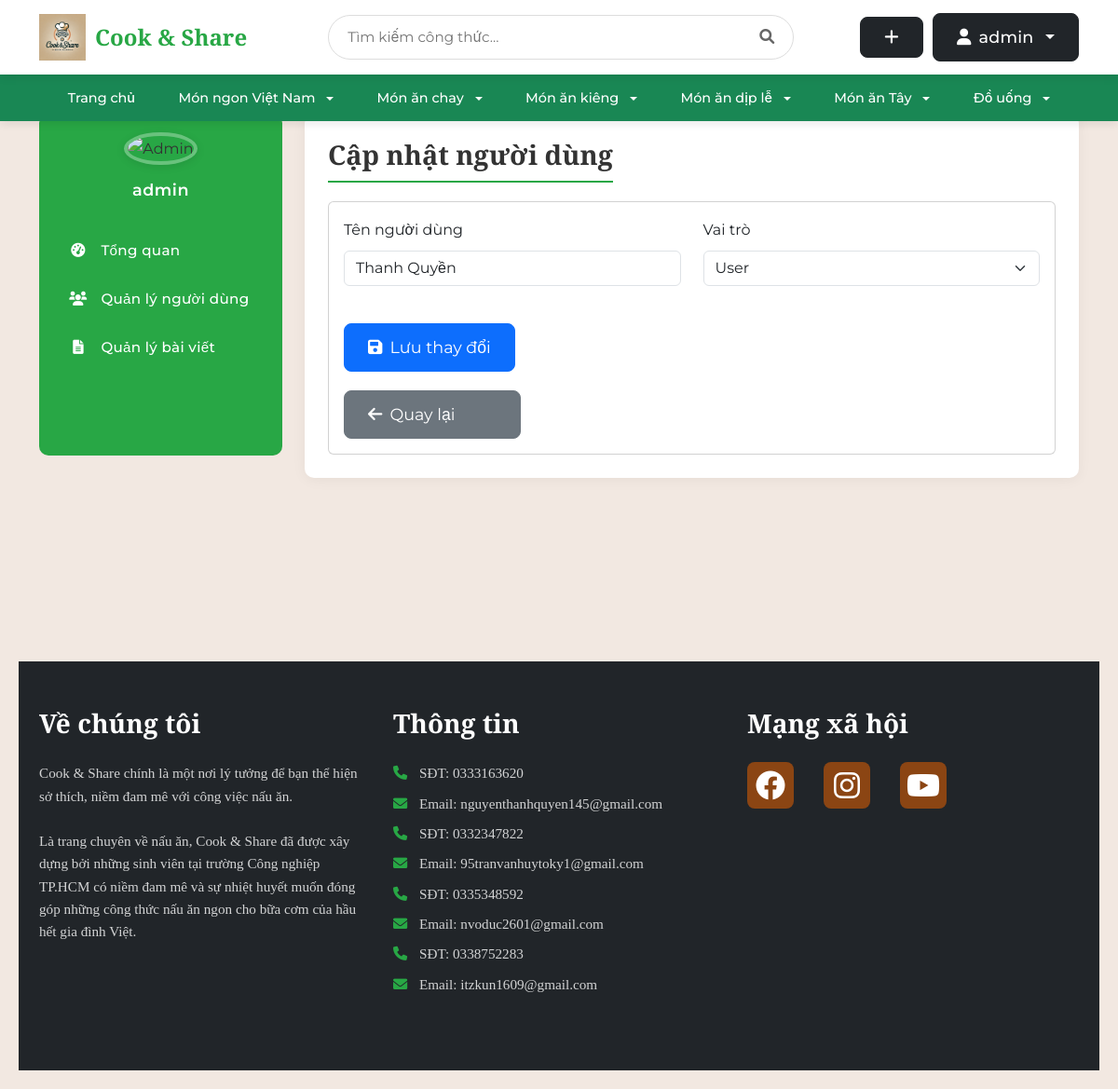
Page /admin/users/2/update (signed in) on the committed database.
### tables this page shows
CREATE TABLE user (
    id INTEGER PRIMARY KEY AUTOINCREMENT,
    username TEXT UNIQUE NOT NULL,
    password TEXT NOT NULL,
    email TEXT UNIQUE NOT NULL,
    created TIMESTAMP NOT NULL DEFAULT CURRENT_TIMESTAMP,
    avatar_path TEXT,
    role TEXT NOT NULL DEFAULT 'user',
    is_blocked BOOLEAN NOT NULL DEFAULT 0,
    gender TEXT,
    birthdate DATE,
    phone TEXT
);

### share_recipe/admin.py (the view, shortened to what this page needs)
@bp.route('/users/<int:id>/update', methods=('GET', 'POST'))
@login_required
def update_user(id):
    if g.user['role'] != 'admin':
        return redirect(url_for('index'))
    user = get_user_by_id(id)
    if not user:
        abort(404)
    return render_template('admin/update_user.html', user=user)

### share_recipe/templates/admin/update_user.html (shortened to what this page needs)
{% extends 'admin/base_admin.html' %}
{% block admin_title %}Cập nhật người dùng{% endblock %}
{% block admin_content %}
<div class="card">
    <div class="card-body">
        <form method="POST">
            <div class="row">
                <div class="col-md-6">
                    <div class="mb-3">
                        <label for="username" class="form-label">Tên người dùng</label>
                        <input type="text" class="form-control" name="username" id="username"
                            value="{{ user['username'] }}" required>
                    </div>
                </div>
                <div class="col-md-6">
                    <div class="mb-3">
                        <label for="role" class="form-label">Vai trò</label>
                        <select class="form-select" name="role" id="role">
                            <option value="user" {% if user['role']=='user' %}selected{% endif %}>User</option>
                        </select>
                    </div>
                </div>
            </div>
            <div class="mt-4">
                <div style="padding-bottom: 20px;">
                    <button type="submit" class="btn btn-primary">
                        <i class="fas fa-save"></i> Lưu thay đổi
                    </button>
                </div>
                <a href="{{ url_for('admin.users') }}" class="btn btn-secondary" style="width: 190px;">
                    <i class="fas fa-arrow-left"></i> Quay lại
                </a>
            </div>
        </form>
    </div>
</div>
{% endblock %}

### share_recipe/templates/admin/base_admin.html (shortened to what this page needs)
{% extends 'base.html' %}
{% block content %}
<div class="admin-layout">
    <div class="container">
        <div class="row">
            <div class="col-md-3 mb-4">
                <div class="sidebar">
                    <div class="text-center mb-4">
                        {% if g.user['avatar_path'] %}
                            <img src="{{ url_for('static', filename=g.user['avatar_path']) }}" alt="Admin" class="admin-avatar">
                        {% else %}
                            <img src="{{ url_for('static', filename='uploads/default-avatar.png') }}" alt="Admin" class="admin-avatar">
                        {% endif %}
                        <div class="admin-name">{{ g.user['username'] }}</div>
                    </div>
                    <ul class="nav flex-column">
                        <li class="nav-item">
                            <a class="nav-link {% if request.endpoint == 'admin.dashboard' %}active{% endif %}" href="{{ url_for('admin.dashboard') }}">
                                <i class="fas fa-tachometer-alt"></i> Tổng quan
                            </a>
                        </li>
                        <li class="nav-item">
                            <a class="nav-link {% if request.endpoint == 'admin.users' %}active{% endif %}" href="{{ url_for('admin.users') }}">
                                <i class="fas fa-users"></i> Quản lý người dùng
                            </a>
                        </li>
                        <li class="nav-item">
                            <a class="nav-link {% if request.endpoint == 'admin.posts' %}active{% endif %}" href="{{ url_for('admin.posts') }}">
                                <i class="fas fa-file-alt"></i> Quản lý bài viết
                            </a>
                        </li>
                    </ul>
                </div>
            </div>
            <div class="col-md-9">
                <div class="content-wrapper">
                    <div class="d-flex justify-content-between flex-wrap flex-md-nowrap align-items-center">
                        <h1 class="content-title">{% block admin_title %}{% endblock %}</h1>
                    </div>
                    {% block admin_content %}{% endblock %}
                </div>
            </div>
        </div>
    </div>
</div>
{% endblock %}

### share_recipe/templates/base.html (shortened to what this page needs)
<!DOCTYPE html>
<html>
<head>
    <link rel="stylesheet" href="https://cdn.jsdelivr.net/npm/bootstrap@5.3.0/dist/css/bootstrap.min.css">
    <link rel="stylesheet" href="https://cdnjs.cloudflare.com/ajax/libs/font-awesome/6.0.0/css/all.min.css">
    {% block head %}
    <link rel="stylesheet" href="{{ url_for('static', filename='base.css') }}">
    <link rel="stylesheet" href="{{ url_for('static', filename='login.css') }}">
    <link rel="stylesheet" href="{{ url_for('static', filename='register.css') }}">
    <link rel="stylesheet" href="{{ url_for('static', filename='index.css') }}">
    <link rel="stylesheet" href="{{ url_for('static', filename='detail.css') }}">
    {% endblock %}
</head>
<body>
    <nav class="navbar navbar-expand-lg">
        <div class="container">
            <a class="navbar-brand" href="{{ url_for('blog.index') }}">
                <img src="{{ url_for('static', filename='uploads/logo/Logo_home.webp') }}" alt="Cook & Share" style="height: 50px;">
                <span class="brand-text">Cook & Share</span>
            </a>
            <div class="search-container">
                <form action="{{ url_for('blog.search') }}" method="get" class="search-box">
                    <input type="text" name="q" class="search-input" placeholder="Tìm kiếm công thức..." value="{{ request.args.get('q', '') }}">
                    <button type="submit" class="search-button">
                        <i class="fas fa-search"></i>
                    </button>
                </form>
            </div>
            <div class="user-actions">
                {% if g.user %}
                    <a href="{{ url_for('blog.create') }}" class="btn btn-dark btn-custom" title="Tạo công thức mới">
                        <i class="fas fa-plus"></i>
                    </a>
                    <div class="dropdown">
                        <button class="btn btn-dark btn-custom dropdown-toggle" type="button" id="userDropdown" data-bs-toggle="dropdown" aria-expanded="false">
                            {% if g.user.avatar_path %}
                                <img src="{{ url_for('static', filename=g.user.avatar_path) }}" class="user-avatar" alt="Avatar">
                            {% else %}
                                <i class="fas fa-user"></i>
                            {% endif %}
                            {{ g.user['username'] }}
                        </button>
                    </div>
                {% endif %}
            </div>
        </div>
    </nav>
    <nav class="navbar navbar-expand-lg bg-success">
        <div class="container">
            <div class="collapse navbar-collapse justify-content-center" id="categoryNav">
                <ul class="navbar-nav">
                    <li class="nav-item">
                        <a class="nav-link text-white" href="{{ url_for('blog.index') }}">Trang chủ</a>
                    </li>
                    <li class="nav-item dropdown">
                        <a class="nav-link text-white dropdown-toggle" href="#" role="button" data-bs-toggle="dropdown" aria-expanded="false">
                            Món ngon Việt Nam
                        </a>
                    </li>
                    <li class="nav-item dropdown">
                        <a class="nav-link text-white dropdown-toggle" href="#" role="button" data-bs-toggle="dropdown" aria-expanded="false">
                            Món ăn chay
                        </a>
                    </li>
                    <li class="nav-item dropdown">
                        <a class="nav-link text-white dropdown-toggle" href="#" role="button" data-bs-toggle="dropdown" aria-expanded="false">
                            Món ăn kiêng
                        </a>
                    </li>
                    <li class="nav-item dropdown">
                        <a class="nav-link text-white dropdown-toggle" href="#" role="button" data-bs-toggle="dropdown" aria-expanded="false">
                            Món ăn dịp lễ
                        </a>
                    </li>
                    <li class="nav-item dropdown">
                        <a class="nav-link text-white dropdown-toggle" href="#" role="button" data-bs-toggle="dropdown" aria-expanded="false">
                            Món ăn Tây
                        </a>
                    </li>
                    <li class="nav-item dropdown">
                        <a class="nav-link text-white dropdown-toggle" href="#" role="button" data-bs-toggle="dropdown" aria-expanded="false">
                            Đồ uống
                        </a>
                    </li>
                </ul>
            </div>
        </div>
    </nav>
    <div class="main-container">
        <div class="content">
            {% block content %}{% endblock %}
        </div>
    </div>
    <footer class="footer bg-dark text-white py-5">
        <div class="container">
            <div class="row">
                <div class="col-md-4 mb-4">
                    <h2 class="footer-heading mb-4">Về chúng tôi</h2>
                    <p>Cook & Share chính là một nơi lý tưởng để bạn thể hiện sở thích, niềm đam mê với công việc nấu ăn.</p>
                    <p>Là trang chuyên về nấu ăn, Cook & Share đã được xây dựng bởi những sinh viên tại trường Công nghiệp TP.HCM có niềm đam mê và sự nhiệt huyết muốn đóng góp những công thức nấu ăn ngon cho bữa cơm của hầu hết gia đình Việt.</p>
                </div>
                <div class="col-md-4 mb-4">
                    <h2 class="footer-heading mb-4">Thông tin</h2>
                    <div class="contact-info">
                        <p><i class="fas fa-phone me-2"></i>SĐT: 0333163620</p>
                        <p><i class="fas fa-envelope me-2"></i>Email: nguyenthanhquyen145@gmail.com</p>
                        <p><i class="fas fa-phone me-2"></i>SĐT: 0332347822</p>
                        <p><i class="fas fa-envelope me-2"></i>Email: 95tranvanhuytoky1@gmail.com</p>
                        <p><i class="fas fa-phone me-2"></i>SĐT: 0335348592</p>
                        <p><i class="fas fa-envelope me-2"></i>Email: nvoduc2601@gmail.com</p>
                        <p><i class="fas fa-phone me-2"></i>SĐT: 0338752283</p>
                        <p><i class="fas fa-envelope me-2"></i>Email: itzkun1609@gmail.com</p>
                    </div>
                </div>
                <div class="col-md-4 mb-4">
                    <h2 class="footer-heading mb-4">Mạng xã hội</h2>
                    <div class="social-links">
                        <a href="https://web.facebook.com/thah.wuyen/" class="social-link me-3">
                            <i class="fab fa-facebook fa-2x"></i>
                        </a>
                        <a href="https://www.instagram.com/_thah.wuyen_js/" class="social-link me-3">
                            <i class="fab fa-instagram fa-2x"></i>
                        </a>
                        <a href="https://www.youtube.com/@silverbullets8727" class="social-link">
                            <i class="fab fa-youtube fa-2x"></i>
                        </a>
                    </div>
                </div>
            </div>
        </div>
    </footer>
</body>
</html>

### rows in the picture
user: user.username "admin"
user: username "Thanh Quyền", role "User"
